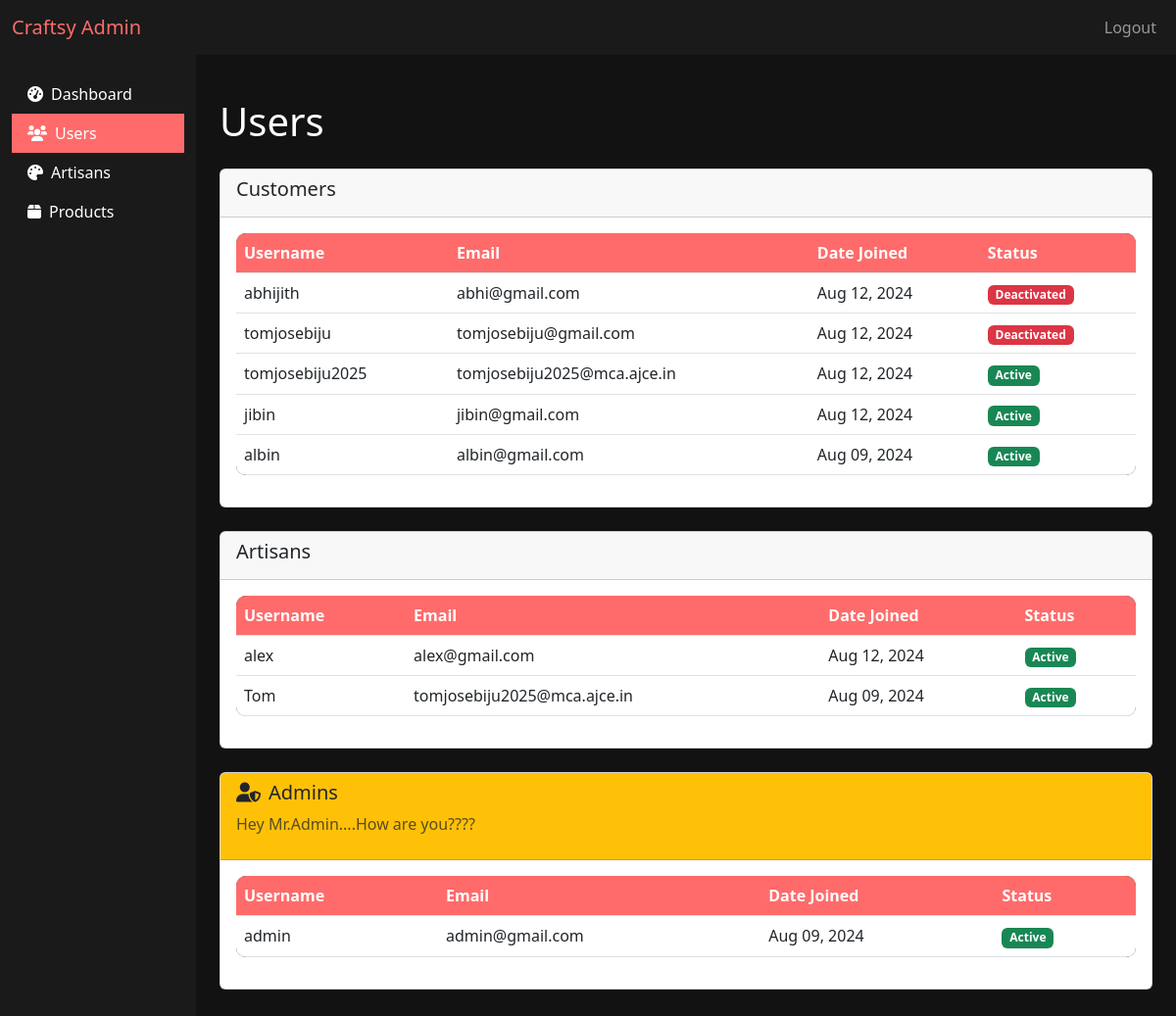
The app's page /admin-dashboard/users/ (signed in) with its own data.
### accounts/models.py (models this page shows, shortened)
class User(AbstractUser):
    USER_TYPE_CHOICES = (
        ('artisan', 'Artisan'),
        ('customer', 'Customer'),
        ('admin', 'Admin'),
    )
    user_type = models.CharField(max_length=10, choices=USER_TYPE_CHOICES, default="customer")
    created_at = models.DateTimeField(auto_now_add=True)
    updated_at = models.DateTimeField(auto_now=True)
    status = models.CharField(max_length=20, default='active')

### accounts/views.py (the view)
# urls.py: path('admin-dashboard/users/', views.admin_users, name='admin_users'),
@login_required
def admin_users(request):
    if not request.user.is_staff:
        messages.error(request, "You don't have access to this page.")
        return redirect('home')
    users = User.objects.all().order_by('-date_joined')
    context = {
        'users': users,
    }
    return render(request, 'admin_users.html', context)

### templates/admin_users.html (shortened to what this page needs)
<!DOCTYPE html>
<html lang="en">
<head>
    <link href="https://cdn.jsdelivr.net/npm/bootstrap@5.3.0/dist/css/bootstrap.min.css" rel="stylesheet">
    <link rel="stylesheet" href="https://cdnjs.cloudflare.com/ajax/libs/font-awesome/6.0.0-beta3/css/all.min.css">
</head>
<body>
    <nav class="navbar navbar-expand-lg navbar-dark">
        <div class="container-fluid">
            <a class="navbar-brand" href="{% url 'admin_dashboard' %}">Craftsy Admin</a>
            <div class="collapse navbar-collapse" id="navbarNav">
                <ul class="navbar-nav ms-auto">
                    <li class="nav-item">
                        <a class="nav-link" href="{% url 'logout' %}">Logout</a>
                    </li>
                </ul>
            </div>
        </div>
    </nav>
    <div class="container-fluid">
        <div class="row">
            <nav class="col-md-2 d-none d-md-block sidebar">
                <div class="position-sticky">
                    <ul class="nav flex-column">
                        <li class="nav-item">
                            <a class="nav-link" href="{% url 'admin_dashboard' %}">
                                <i class="fas fa-tachometer-alt me-2"></i>Dashboard
                            </a>
                        </li>
                        <li class="nav-item">
                            <a class="nav-link active" href="{% url 'admin_users' %}">
                                <i class="fas fa-users me-2"></i>Users
                            </a>
                        </li>
                        <li class="nav-item">
                            <a class="nav-link" href="{% url 'admin_artisans' %}">
                                <i class="fas fa-palette me-2"></i>Artisans
                            </a>
                        </li>
                        <li class="nav-item">
                            <a class="nav-link" href="#">
                                <i class="fas fa-box me-2"></i>Products
                            </a>
                        </li>
                    </ul>
                </div>
            </nav>
            <main class="col-md-10 ms-sm-auto px-md-4 main-content">
                <h1 class="mt-4 mb-4">Users</h1>
                <div class="card mb-4">
                    <div class="card-header">
                        <h5>Customers</h5>
                    </div>
                    <div class="card-body">
                        <div class="table-responsive">
                            <table class="table table-hover">
                                <thead>
                                    <tr>
                                        <th>Username</th>
                                        <th>Email</th>
                                        <th>Date Joined</th>
                                        <th>Status</th>
                                    </tr>
                                </thead>
                                <tbody>
                                    {% for user in users %}
                                    {% if user.user_type == 'customer' %}
                                    <tr>
                                        <td>{{ user.username }}</td>
                                        <td>{{ user.email }}</td>
                                        <td>{{ user.date_joined|date:"M d, Y" }}</td>
                                        <td>
                                            {% if user.is_active %}
                                                <span class="badge bg-success">Active</span>
                                            {% else %}
                                                <span class="badge bg-danger">Deactivated</span>
                                            {% endif %}
                                        </td>
                                    </tr>
                                    {% endif %}
                                    {% endfor %}
                                </tbody>
                            </table>
                        </div>
                    </div>
                </div>
                <div class="card mb-4">
                    <div class="card-header">
                        <h5>Artisans</h5>
                    </div>
                    <div class="card-body">
                        <div class="table-responsive">
                            <table class="table table-hover">
                                <thead>
                                    <tr>
                                        <th>Username</th>
                                        <th>Email</th>
                                        <th>Date Joined</th>
                                        <th>Status</th>
                                    </tr>
                                </thead>
                                <tbody>
                                    {% for user in users %}
                                    {% if user.user_type == 'artisan' %}
                                    <tr>
                                        <td>{{ user.username }}</td>
                                        <td>{{ user.email }}</td>
                                        <td>{{ user.date_joined|date:"M d, Y" }}</td>
                                        <td>
                                            {% if user.is_active %}
                                                <span class="badge bg-success">Active</span>
                                            {% else %}
                                                <span class="badge bg-danger">Deactivated</span>
                                            {% endif %}
                                        </td>
                                    </tr>
                                    {% endif %}
                                    {% endfor %}
                                </tbody>
                            </table>
                        </div>
                    </div>
                </div>
                <div class="card mb-4">
                    <div class="card-header bg-warning text-dark">
                        <h5>
                            <i class="fas fa-user-shield me-2"></i>Admins
                        </h5>
                        <p class="text-muted">Hey Mr.Admin....How are you????</p>
                    </div>
                    <div class="card-body">
                        <div class="table-responsive">
                            <table class="table table-hover">
                                <thead>
                                    <tr>
                                        <th>Username</th>
                                        <th>Email</th>
                                        <th>Date Joined</th>
                                        <th>Status</th>
                                    </tr>
                                </thead>
                                <tbody>
                                    {% for user in users %}
                                    {% if user.user_type == 'admin' %}
                                    <tr>
                                        <td>{{ user.username }}</td>
                                        <td>{{ user.email }}</td>
                                        <td>{{ user.date_joined|date:"M d, Y" }}</td>
                                        <td>
                                            {% if user.is_active %}
                                                <span class="badge bg-success">Active</span>
                                            {% else %}
                                                <span class="badge bg-danger">Deactivated</span>
                                            {% endif %}
                                        </td>
                                    </tr>
                                    {% endif %}
                                    {% endfor %}
                                </tbody>
                            </table>
                        </div>
                    </div>
                </div>
</body>
</html>

### templates/admin_users.html (style rules this page uses)
:root { --primary-color: #ff6b6b; --secondary-color: #1a1a1a; --text-color: #fff; --bg-color: #121212; --card-bg: #2c2c2c; }
body { background-color: var(--bg-color); color: var(--text-color); font-family: 'Segoe UI', Tahoma, Geneva, Verdana, sans-serif; }
.navbar { background-color: var(--secondary-color); }
.navbar-brand { color: var(--primary-color) !important; }
.sidebar { background-color: var(--secondary-color); min-height: calc(100vh - 56px); padding-top: 20px; }
.sidebar .nav-link { color: #fff; }
.sidebar .nav-link.active { background-color: var(--primary-color); }
.main-content { padding: 20px; }
.table { background-color: var(--card-bg); border-radius: 10px; overflow: hidden; }
.table th { background-color: var(--primary-color); color: #fff; }

### records on screen
User: username "abhijith", email "abhi@gmail.com", date_joined "Aug 12, 2024", is_active "Deactivated"
User: username "tomjosebiju", email "tomjosebiju@gmail.com", date_joined "Aug 12, 2024", is_active "Deactivated"
User: username "tomjosebiju2025", email "tomjosebiju2025@mca.ajce.in", date_joined "Aug 12, 2024", is_active "Active"
User: username "jibin", email "jibin@gmail.com", date_joined "Aug 12, 2024", is_active "Active"
User: username "albin", email "albin@gmail.com", date_joined "Aug 09, 2024", is_active "Active"
User: username "alex", email "alex@gmail.com", date_joined "Aug 12, 2024", is_active "Active"
User: username "Tom", email "tomjosebiju2025@mca.ajce.in", date_joined "Aug 09, 2024", is_active "Active"
User: username "admin", email "admin@gmail.com", date_joined "Aug 09, 2024", is_active "Active"
